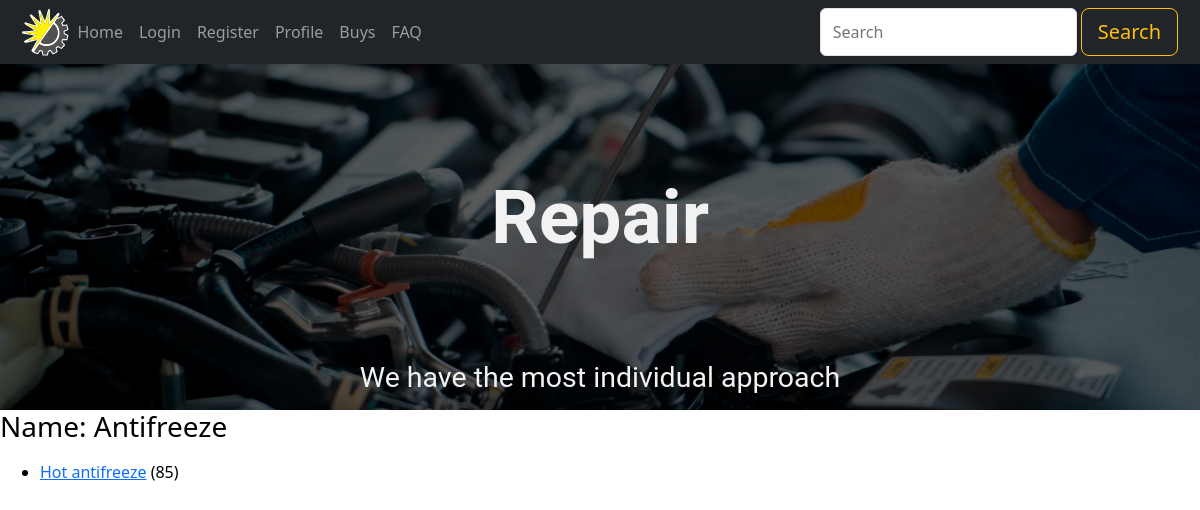
The app's page /category/4/ with its own data.
### apps/shop/models.py (models this page shows, shortened)
class CarouselItem(models.Model):
    image_key = models.UUIDField(default=uuid.uuid4, editable=False)
    image = NamedImageField(upload_to='carousel_items_images',
                            get_filename=model_funcs.get_carousel_item_image_filename, storage=OverwriteCodedStorage())
    content = models.TextField(default="""
    <div style="text-align: center;color: #f2f2f2;font-size: 15px;">
        <h1 style='margin-bottom:100px; font: 62.5% "Roboto","Arial","Helvetica",sans-serif; font-size: 5em; font-weight: 700;'>
            Create
        </h1>
        <h3 style='font: 62.5% "Roboto","Arial","Helvetica",sans-serif; font-size: 1.9em;'>
            Our workers are the best
        </h3>
    </div>
    """.replace('\n    ', '\n').replace('\n', '', 1))
    class Meta:
        ordering = ("id", )

class Category(models.Model):
    name = models.CharField(max_length=64, unique=True,
                            help_text="Enter a category (e.g. Oil, Tire etc.)")
    image_key = models.UUIDField(default=uuid.uuid4, editable=False)
    logo = SvgField(upload_to='categories_logo', default='categories_logo/logo_default.svg',
                    get_filename=model_funcs.get_category_logo_filename, storage=OverwriteCodedStorage())
    image = NamedImageField(upload_to='categories_images', default='categories_images/image_default.png',
                            get_filename=model_funcs.get_category_image_filename, storage=OverwriteCodedStorage())
    class Meta:
        verbose_name = "category"
        verbose_name_plural = "categories"
        ordering = ("name",)

class Product(models.Model):
    name = models.CharField(max_length=64, unique=True)
    category = models.ForeignKey(Category, null=True, on_delete=models.SET_NULL)
    article = models.UUIDField(primary_key=True, default=uuid.uuid4, editable=False,
                               help_text="Unique ID for this product")
    price = IntegerRangeField(min_value=0)
    providers = models.ManyToManyField(Provider, help_text="Select a provider for this product",
                                       blank=True, related_name='products')
    image_key = models.UUIDField(default=uuid.uuid4, editable=False)
    image = NamedImageField(upload_to='products_images',
                            get_filename=model_funcs.get_product_image_filename, storage=OverwriteCodedStorage())
    def get_absolute_url(self):
        return f"/product/{self.article}/"
    def get_few_providers(self):
        max_count = 3
        providers = self.providers.all()
        if len(providers) > max_count:
            return ', '.join([provider.username for provider in providers[:max_count - 1]]) + " and others"
        else:
            return ', '.join([provider.username for provider in providers])
    get_few_providers.short_description = 'Providers'
    class Meta:
        verbose_name = "product"
        verbose_name_plural = "products"
        ordering = ("name",)

### apps/shop/views.py (the view)
# urls.py: re_path(r'category/(?P<pk>.+)/$', views.CategoryDetailView.as_view(), name='category-detail'),
class CategoryDetailView(generic.DetailView):
    model = Category
    def get_context_data(self, **kwargs):
        context = super().get_context_data(**kwargs)
        context['carousel_items'] = CarouselItem.objects.all()
        return context

### apps/core/template_tools/exec.py (called while the page is built)
    def render(self, context):
        clist = list(context)
        clist.reverse()
        context_dict = {}
        for c in clist:
            context_dict.update(c)
            for item in c:
                if isinstance(item, dict):
                    context_dict.update(item)
        try:
            exec_locals = {}
            exec(self.tag_arg, context_dict, exec_locals)
        except IndentationError as e:
            raise
        except SyntaxError as e:
            raise SyntaxError(
                "Make sure you don't use special dot notation and other quirks of template syntax.") from e
        else:
            for key, value in exec_locals.items():
                context[key] = value
            return ''

### apps/shop/templates/shop/category_detail.html
{% extends "shop/carousel.html" %}
{% block under_carousel %}
  <h1>Name: {{ category.name }}</h1>
  <ul>
  {% for product in category.product_set.all %}
    <li>
      <a href="{{ product.get_absolute_url }}">{{ product.name }}</a> ({{product.price}})
    </li>
  {% empty %}
    <li>There are no products in a shop.</li>
  {% endfor %}
  </ul>
{% endblock %}

### apps/shop/templates/shop/carousel.html (shortened to what this page needs)
{% extends "shop/base.html" %}
{% load static %}
{% load template_tools %}
{% block extrastyle %}
  <link rel="stylesheet" href="{% static 'css/image_filters.css' %}" />
  <link rel="stylesheet" href="{% static 'css/carousel.css' %}" />
  <link rel="stylesheet" href="{% static 'shop/css/carousel_style.css' %}" />
{% endblock %}
{% block content %}
  {% block carousel %}
    <div class="carousel" id="id_carousel">
      {% for carousel_item in carousel_items %}
        <div class="carousel-item">
          <img class="d-block w-100 darken-image" src="{{ carousel_item.image.url }}" style="width:100%">
          <div class="carousel-item-text">
            {{ carousel_item.content|safe }}
          </div>
        </div>
      {% endfor %}
    </div>
  {% endblock %}
  {% block under_carousel %}{% endblock %}
{% endblock %}

### static/css/border_box_sizing.css (style rules this page uses)
body { margin: 0; font-family: system-ui; line-height: 1.5; }

### static/css/no_horizontal_scrolling.css (style rules this page uses)
html, body { max-width: 100%; overflow-x: hidden; }

### static/css/links.css (style rules this page uses)
a { color: rgba(13,110,253,100); text-decoration: underline; }

### apps/shop/static/shop/css/base_style.css (style rules this page uses)
h1, h2, h3, h4, h5, h6 { margin-top: 0; margin-bottom: 0.5rem; font-weight: 500; font-size: calc(1.3rem + .6vw); font-family: inherit; line-height: 1.2; }

### static/css/image_filters.css (style rules this page uses)
.darken-image { filter: brightness(35%); }

### static/css/carousel.css (style rules this page uses)
.carousel { position: relative; height:400px; margin: auto; }
.carousel-item { display: none; height: inherit; }
.carousel-item > img, .carousel-item > .carousel-item-image { object-fit: cover; height: inherit; }
.carousel-item-text { color: #f2f2f2; padding: 8px 12px; position: absolute; bottom: 0px; width: 100%; }

### apps/shop/static/shop/css/carousel_style.css (style rules this page uses)
#id_carousel { height: 350px; }

### records on screen
CarouselItem: image (picture), content "Repair We have the most individual approach"
Category: name "Antifreeze"
Product: name "Hot antifreeze", price "85"

### other values on screen
{{ text|safe }} "Home" "Login" "Register" "Profile" "Buys" "FAQ"
